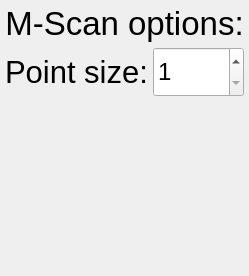
              <widget class="QWidget" name="mScanSettingsPage">
               <layout class="QVBoxLayout" name="verticalLayout_32">
                <property name="spacing">
                 <number>5</number>
                </property>
                <property name="leftMargin">
                 <number>5</number>
                </property>
                <property name="topMargin">
                 <number>5</number>
                </property>
                <property name="rightMargin">
                 <number>5</number>
                </property>
                <property name="bottomMargin">
                 <number>5</number>
                </property>
                <item>
                 <widget class="QLabel" name="label_35">
                  <property name="maximumSize">
                   <size>
                    <width>16777215</width>
                    <height>50</height>
                   </size>
                  </property>
                  <property name="font">
                   <font>
                    <pointsize>25</pointsize>
                   </font>
                  </property>
                  <property name="autoFillBackground">
                   <bool>false</bool>
                  </property>
                  <property name="frameShape">
                   <enum>QFrame::NoFrame</enum>
                  </property>
                  <property name="text">
                   <string>M-Scan options:</string>
                  </property>
                  <property name="alignment">
                   <set>Qt::AlignCenter</set>
                  </property>
                 </widget>
                </item>
                <item>
                 <layout class="QHBoxLayout" name="horizontalLayout_32">
                  <item>
                   <widget class="QLabel" name="label_36">
                    <property name="minimumSize">
                     <size>
                      <width>0</width>
                      <height>50</height>
                     </size>
                    </property>
                    <property name="maximumSize">
                     <size>
                      <width>16777215</width>
                      <height>50</height>
                     </size>
                    </property>
                    <property name="font">
                     <font>
                      <pointsize>23</pointsize>
                     </font>
                    </property>
                    <property name="autoFillBackground">
                     <bool>false</bool>
                    </property>
                    <property name="frameShape">
                     <enum>QFrame::NoFrame</enum>
                    </property>
                    <property name="text">
                     <string>Point size:</string>
                    </property>
                    <property name="alignment">
                     <set>Qt::AlignLeading|Qt::AlignLeft|Qt::AlignVCenter</set>
                    </property>
                   </widget>
                  </item>
                  <item>
                   <widget class="SpinBoxNumber" name="mScanDotSize">
                    <property name="minimumSize">
                     <size>
                      <width>0</width>
                      <height>32</height>
                     </size>
                    </property>
                    <property name="maximumSize">
                     <size>
                      <width>230</width>
                      <height>50</height>
                     </size>
                    </property>
                    <property name="font">
                     <font>
                      <pointsize>18</pointsize>
                     </font>
                    </property>
                    <property name="minimum">
                     <number>1</number>
                    </property>
                    <property name="maximum">
                     <number>2</number>
                    </property>
                   </widget>
                  </item>
                 </layout>
                </item>
                <item>
                 <spacer name="verticalSpacer_11">
                  <property name="orientation">
                   <enum>Qt::Vertical</enum>
                  </property>
                  <property name="sizeHint" stdset="0">
                   <size>
                    <width>20</width>
                    <height>174</height>
                   </size>
                  </property>
                 </spacer>
                </item>
               </layout>
              </widget>
